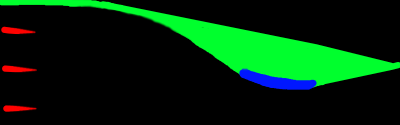
#> input picture demo/res/jet1.png, 400 x 125 px
$ python jet.py
#> lines starting #> are read from the running program, lines starting #| are printed output that depends on the picture
#> further down, img is the input picture: shape (125, 400, 3); mean B, G, R 11.3, 41.7, 2.3
import os
import time

import cv2
import numpy as np
import matplotlib.pyplot as plt

from fast_flow import ElectrostaticForceHandler, FlowSolver, Boundry
from fast_flow.core.renderer import Renderer

JET_ID = 1
TOTAL_TIME = 1
P_CHARGE = 40000
N_ChARGE_MULTIPLIER = -1.0


def mirror_stack_pad(img: np.ndarray) -> np.ndarray:
    # Flip vertically and stack top to bottom
    #img = img[::2, ::2]
    flipped = np.flip(img, axis=0)
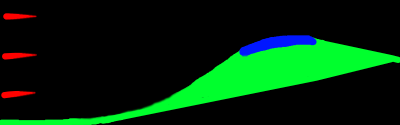
#> flipped: shape (125, 400, 3); mean B, G, R 11.3, 41.7, 2.3
    stacked = np.concatenate((img, flipped), axis=0)
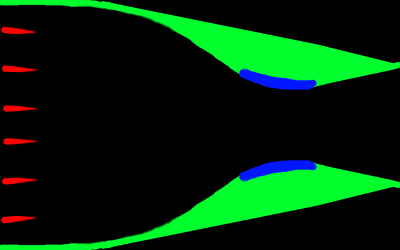
#> stacked: shape (250, 400, 3); mean B, G, R 11.3, 41.7, 2.3

    # Add padding equal to 50% of the stacked dimensions on each side
    h, w = stacked.shape[:2]
#> h = 250; w = 400
    pad_y = h
#> pad_y = 250
    pad_x = w
#> pad_x = 400

    # Preserve additional dimensions (e.g., RGB/RGBA channels)
    padding = [(pad_y, pad_y), (pad_x, pad_x)]
#> padding = [(250, 250), (400, 400)]
    padding += [(0, 0)] * (stacked.ndim - 2)
#> padding = [(250, 250), (400, 400), (0, 0)]

    return np.pad(stacked, padding, mode="constant", constant_values=0)
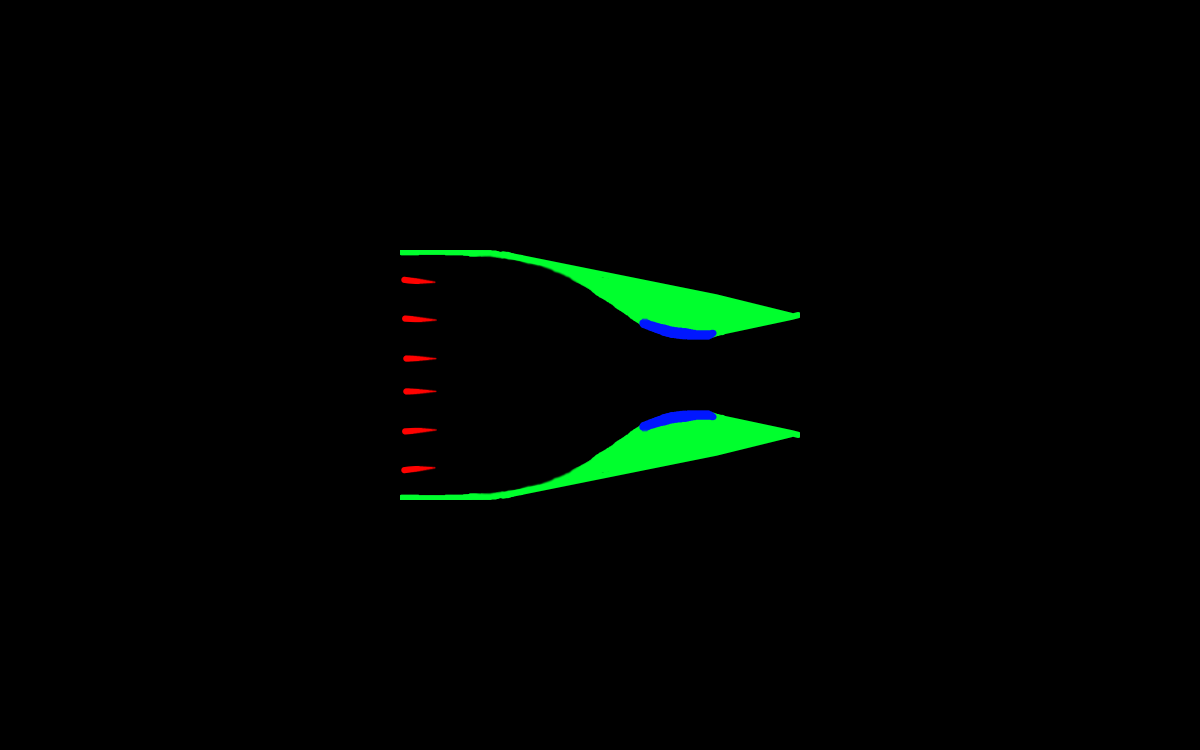
#> returned value: shape (750, 1200, 3); mean of channels 0, 1, 2 1.3, 4.6, 0.3; drawn as B, G, R


def to_heatmap(a: np.ndarray, solid: np.ndarray, label: str, title: str, out: str, lx: int, ly: int):
    # --- Visualization (extent and figure shape follow lx/ly) ---
    cmap = plt.cm.jet.copy()
    cmap.set_bad('0.35')
    a = np.ma.masked_where(solid, a)

    height = 4.5
    width = (a.shape[1] / a.shape[0]) * height
    fig, ax = plt.subplots(figsize=(width, height), dpi=100)
    im = ax.imshow(a, origin='lower',
                   extent=[0, lx, 0, ly],
                   cmap=cmap, aspect='equal')
    ax.set_xlim(0, lx)
    ax.set_ylim(0, ly)
    fig.colorbar(im, ax=ax, label=label)
    ax.set_xlabel('X')
    ax.set_ylabel('Y')
    ax.set_title(f'{title} ({TOTAL_TIME:g}s, {steps} adaptive steps)')
    plt.tight_layout()
    fig.savefig(out)


if __name__ == '__main__':

    img = cv2.imread(f'./res/jet{JET_ID}.png')
    img = mirror_stack_pad(img)
    ny, nx = img.shape[0], img.shape[1]
#> ny = 750
    # Real-world scale: one pixel is 0.25 mm (the
    # 400-px-wide source image represents 10 cm).
    pixel_size = 0.00025
    print(f'Loaded image: dims=({ny}, {nx})')
#| Loaded image: dims=(750, 1200)

    # channel 2 (red) = cow -> +charge; channel 0 (blue) =
    # rooster -> -charge
#> (the run stopped early here; a loop or call above may not have finished)

$ run again, with demo/res/jet2.png copied over demo/res/jet1.png
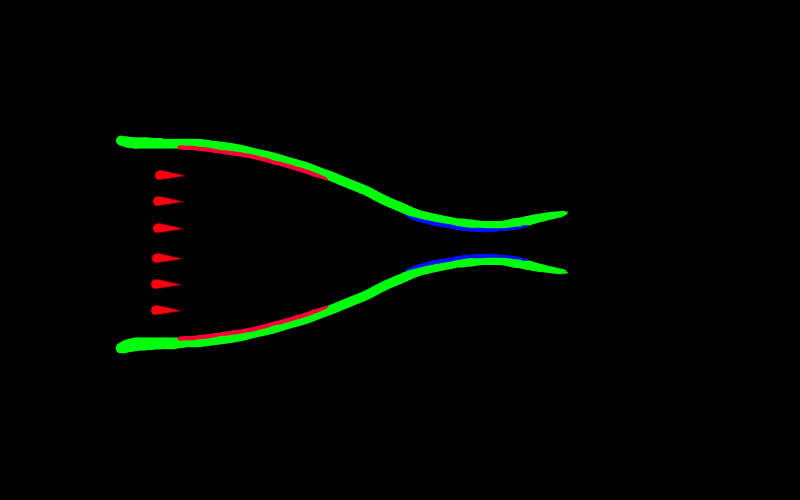
#> input picture demo/res/jet2.png, 800 x 500 px
#> img is the input picture: shape (500, 800, 3); mean B, G, R 1, 5, 1.4
#> in mirror_stack_pad, `flipped = np.flip(img, axis=0)`:
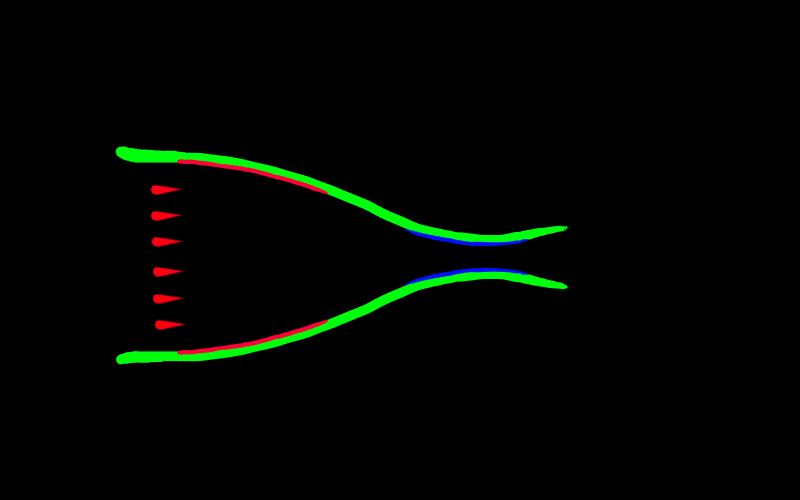
#> flipped: shape (500, 800, 3); mean B, G, R 1, 5, 1.4
#> in mirror_stack_pad, `return np.pad(stacked, padding, mode="constant", constant_values=0)`:
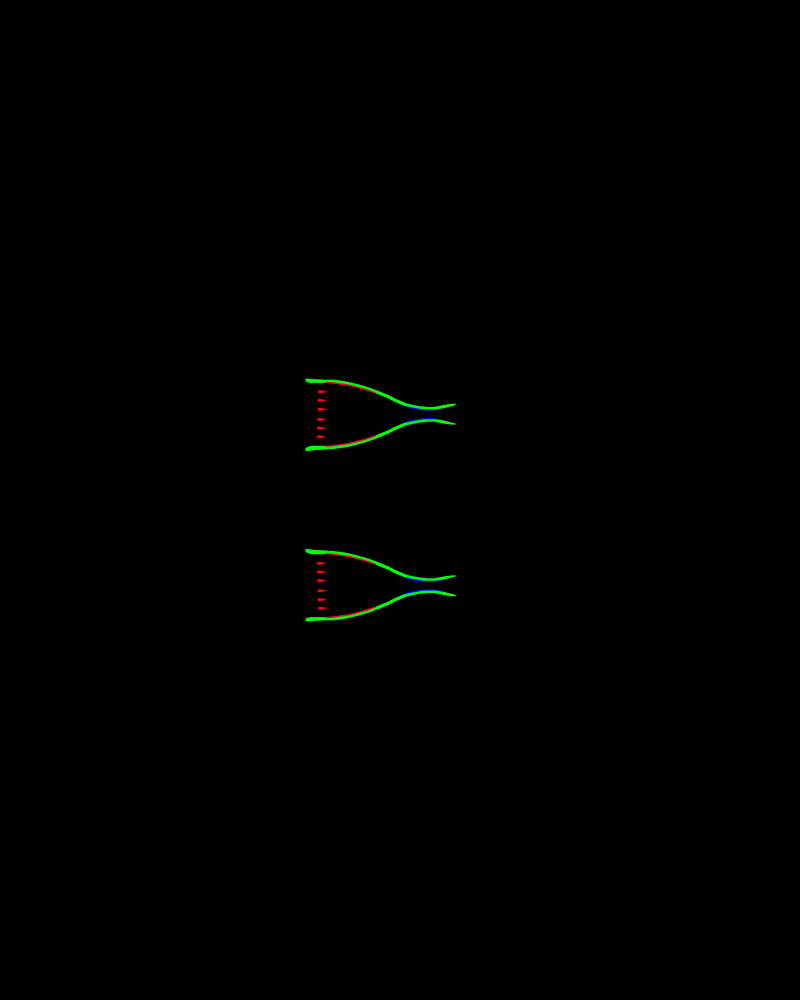
#> returned value: shape (3000, 2400, 3) (shown at 1/3 size); mean of channels 0, 1, 2 0.1, 0.6, 0.2; drawn as B, G, R
#| Loaded image: dims=(3000, 2400)

$ run again, with demo/res/cow-cock.png copied over demo/res/jet1.png
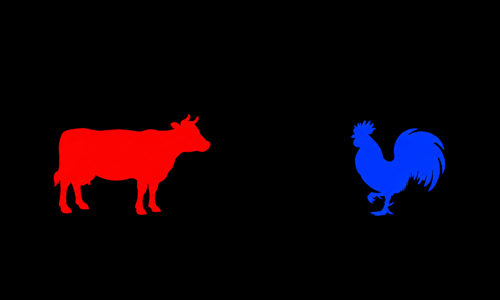
#> input picture demo/res/cow-cock.png, 500 x 300 px
#> img is the input picture: shape (300, 500, 3); mean B, G, R 7.7, 1.9, 13.1
#> in mirror_stack_pad, `stacked = np.concatenate((img, flipped), axis=0)`:
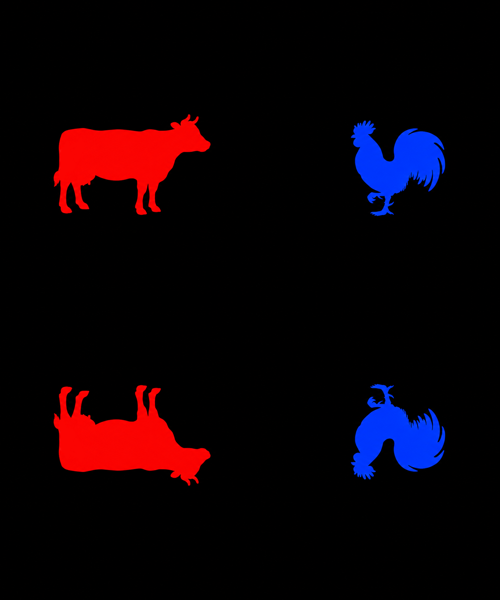
#> stacked: shape (600, 500, 3); mean B, G, R 7.7, 1.9, 13.1
#> in mirror_stack_pad, `return np.pad(stacked, padding, mode="constant", constant_values=0)`:
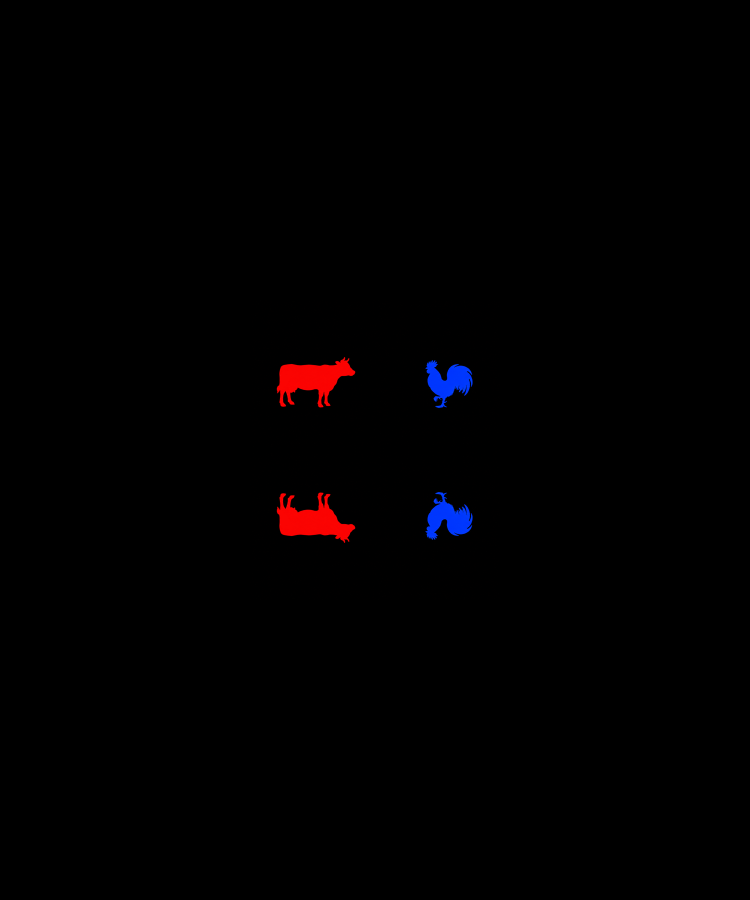
#> returned value: shape (1800, 1500, 3) (shown at 1/2 size); mean of channels 0, 1, 2 0.9, 0.2, 1.5; drawn as B, G, R
#| Loaded image: dims=(1800, 1500)
